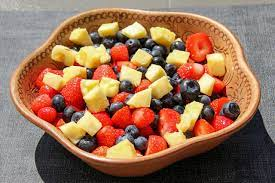
#> input picture Tugas 4/DFT/buah.jpeg, 275 x 183 px
$ python dft.py
#> lines starting #> are read from the running program, lines starting #| are printed output that depends on the picture
import cv2
import numpy as np
import matplotlib.pyplot as plt

# membaca gambar dalam skala keabuan
img = cv2.imread('buah.jpeg', cv2.IMREAD_GRAYSCALE)
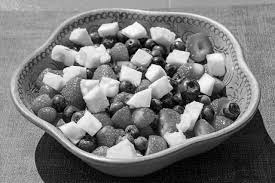
#> img: shape (183, 275); min 0, max 255, mean 120.4

# menghitung DFT dari gambar
dft = cv2.dft(np.float32(img), flags=cv2.DFT_COMPLEX_OUTPUT)
dft_shift = np.fft.fftshift(dft)
magnitude_spectrum = 20*np.log(cv2.magnitude(dft_shift[:, :, 0], dft_shift[:, :, 1]))
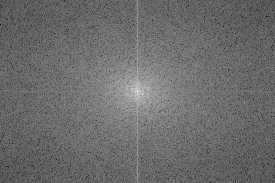
#> magnitude_spectrum: shape (183, 275) float32; min 46.13, max 312.3, mean 159; drawn with min black and max white

# menampilkan gambar asli dan magnitude spectrum dari DFT
plt.subplot(121), plt.imshow(img, cmap='gray')
plt.title('Input Image'), plt.xticks([]), plt.yticks([])
plt.subplot(122), plt.imshow(magnitude_spectrum, cmap='gray')
plt.title('Frekuensi Spectrum'), plt.xticks([]), plt.yticks([])
plt.show()
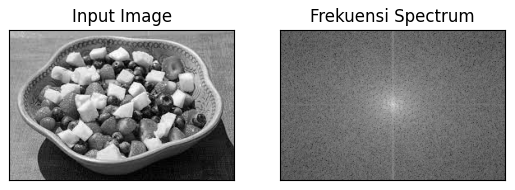
#> figure drawn by matplotlib, 2 panels
